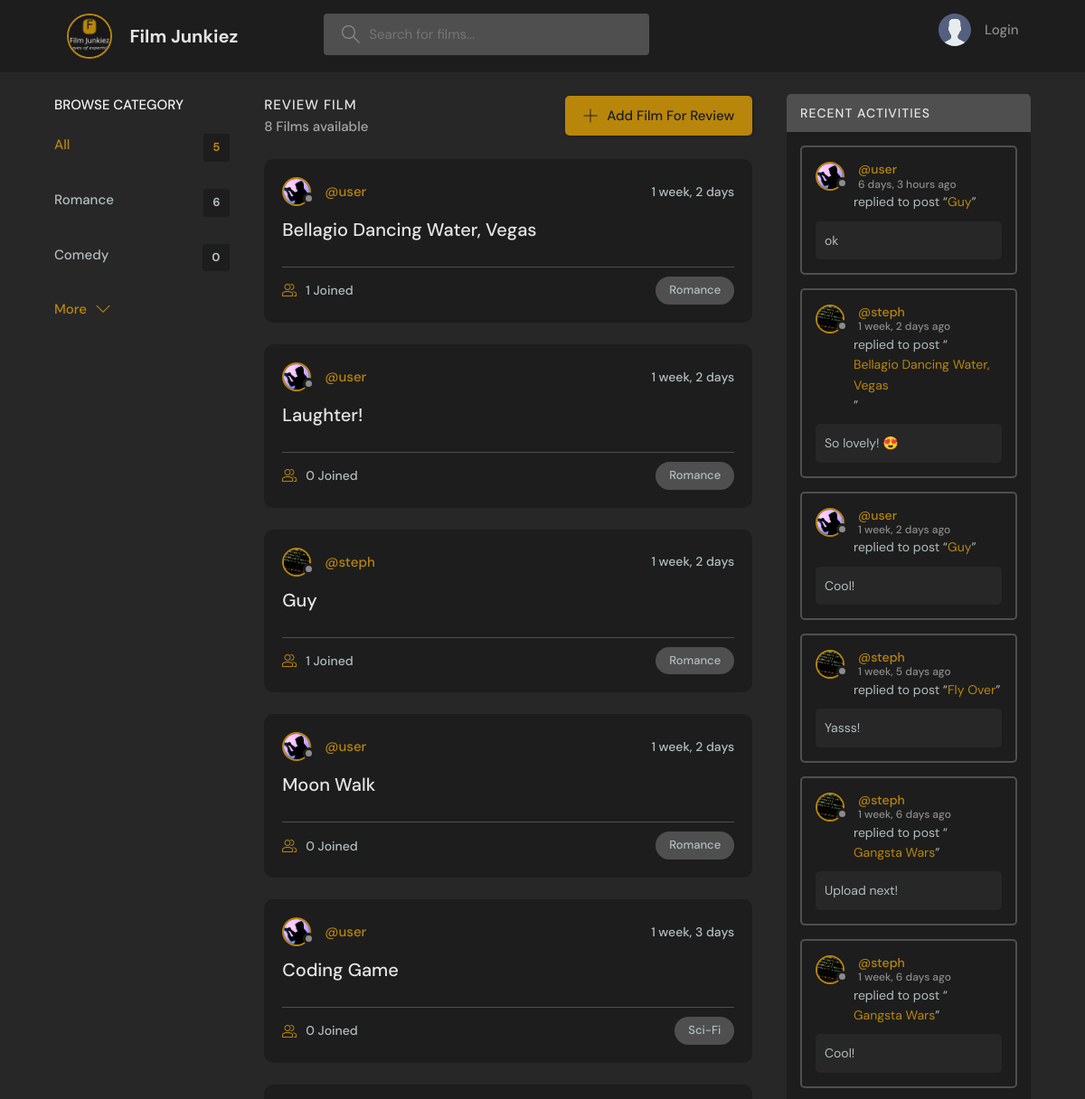
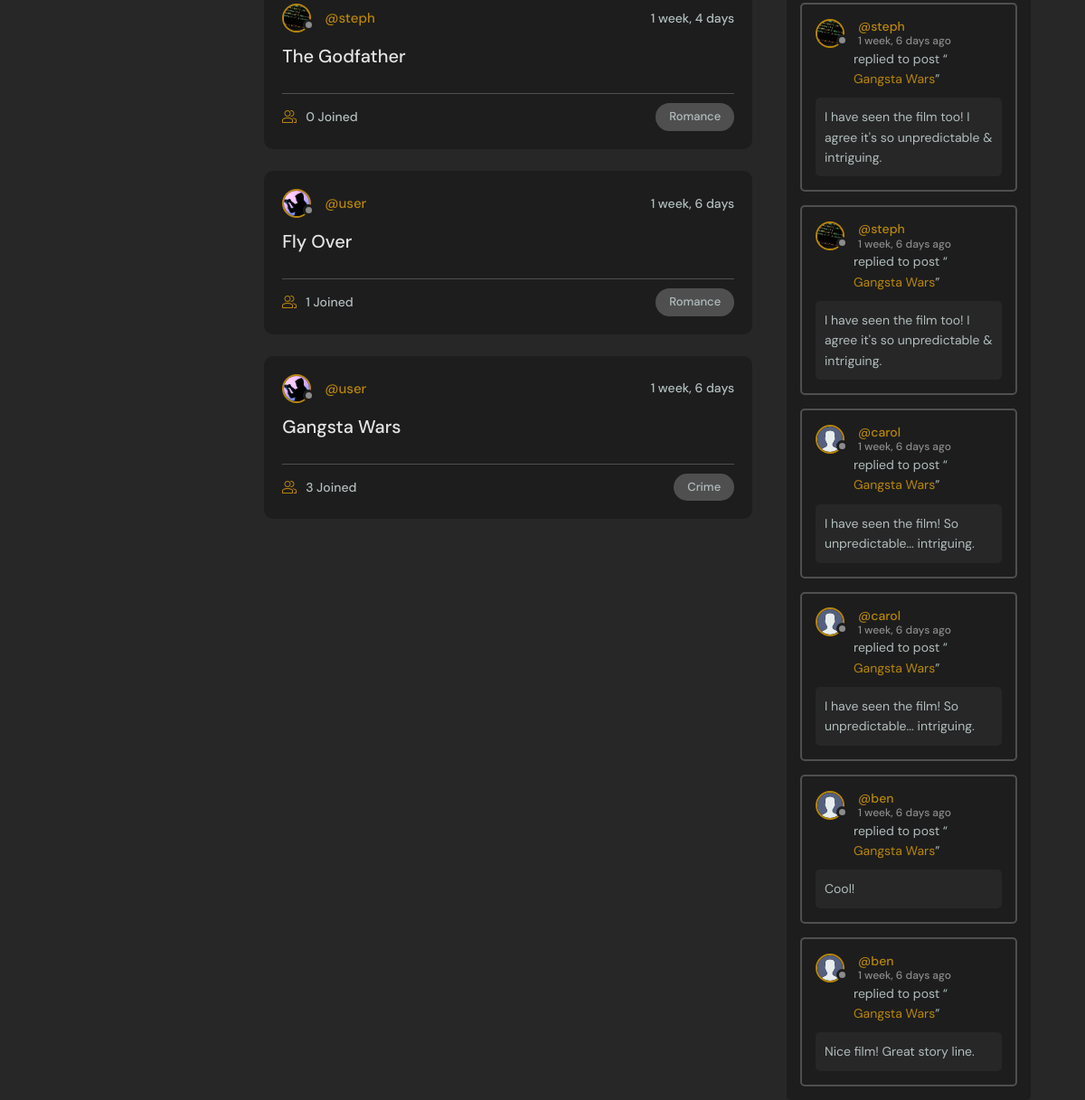
The page / on the database its author committed (2 pictures, top to bottom).
### base/models.py (models this page shows, shortened)
class Category(models.Model):
    title = models.CharField(max_length=200)

class Film(models.Model):
    host = models.ForeignKey(User, on_delete=models.SET_NULL, null=True)
    category = models.ForeignKey(Category, on_delete=models.SET_NULL, null=True)
    title = models.CharField(max_length=200)
    description = models.TextField(null=True, blank=True)
    director = models.CharField(max_length=200, default='Unknown')
    lead = models.CharField(max_length=200, default='Unknown')
    release_date = models.DateTimeField(null=True, blank=True)
    duration = models.IntegerField(null=True, blank=True)
    participants = models.ManyToManyField(User, related_name="participants", blank=True)
    updated = models.DateTimeField(auto_now=True)
    created = models.DateTimeField(auto_now_add=True)
    image = models.ImageField(blank=True, null=True, upload_to="film_img")
    video = models.FileField(blank=True, null=True, upload_to="film_videos", help_text="Upload an MP4 video file")
    average_rating = models.FloatField(null=True, blank=True)
    class Meta:
        ordering = ["-updated", "-created"]
    def __str__(self) -> str:
        return self.title
    if image is True:
        def save(self, *args, **kwargs):
            super().save()
            img = ImageOps.contain(Image.open(self.image.path), (200, 200), method=3)
            img.save(self.image.path)
            if not self.pk and self.video:
                pass
            super().save(*args, **kwargs)

class User(AbstractUser):
    name = models.CharField(max_length=200, null=True)
    email = models.EmailField(unique=True, null=True)
    bio = models.TextField(null=True)
    avatar = models.ImageField(null=True, default="avatar.svg")
    USERNAME_FIELD = 'email'
    REQUIRED_FIELDS = ['username']

class Review(models.Model):
    user = models.ForeignKey(User, on_delete=models.CASCADE)
    film = models.ForeignKey(Film, on_delete=models.CASCADE)
    rating = models.PositiveSmallIntegerField(
        validators=[MinValueValidator(0), MaxValueValidator(5)],
    null=True, blank=True)
    body = models.TextField()
    updated = models.DateTimeField(auto_now=True)
    created = models.DateTimeField(auto_now_add=True)
    class Meta:
        ordering = ["-updated", "-created"]

### base/views.py (the view)
# urls.py: path("", views.home, name="home"),
def home(request):
    q = request.GET.get("q") if request.GET.get("q") != None else "" # The line below makes this search query a bit more concise, by using the second argument, "", to specify the default value to use if "q" is not present in the URL.
    films = Film.objects.filter(
        Q(category__title__icontains=q) |
        Q(title__icontains=q) |
        Q(description__icontains=q)
        ) # We then provide the film queryset with q, which is the search. Remember queryset is the way of retirving data from the database
    categories = Category.objects.all()#[:3]
    film_count = films.count()
    film_reviews = Review.objects.filter(Q(film__category__title__icontains=q))
    context = {
        "films": films,
        "categories": categories,
        "film_count": film_count,
        "film_reviews": film_reviews
    }
    return render(request, "base/home.html", context)

### base/templates/base/home.html (shortened to what this page needs)
{% extends "main.html" %}
{% block content %}
<main class="layout layout--3">
  <div class="container">
    {% include "base/categories_component.html" %}
    <div class="filmList">
      <div class="filmList__header">
        <div>
          <h2>Review Film</h2>
          {% if film_count != 1 %}
          <p>{{film_count}} Films available</p>
          {% else %}
            <p>{{film_count}} Film available</p>
          {% endif %}
        </div>
        <a class="btn btn--main" href="{% url 'create-film' %}">
          <svg version="1.1" xmlns="http://www.w3.org/2000/svg" width="32" height="32" viewBox="0 0 32 32">
            <title>add</title>
            <path
              d="M16.943 0.943h-1.885v14.115h-14.115v1.885h14.115v14.115h1.885v-14.115h14.115v-1.885h-14.115v-14.115z"
            ></path>
          </svg>
          Add Film For Review
        </a>
      </div>
      {% include 'base/feed_component.html' %}
    </div>
      {% include "base/activity_component.html" %}
  </div>
</main>
{% endblock %}

### base/templates/base/categories_component.html
<div class="categories">
    <div class="categories__header">
      <h2>Browse Category</h2>
    </div>
    <ul class="categories__list">
      <li>
        <a href="{% url 'home' %}" class="active">All <span>{{categories.count}}</span></a>
      </li>
      {% for category in categories|slice:":2" %}
      <li>
        <a href="{% url 'home' %}?q={{category.title}}">{{category.title}}<span>{{category.film_set.all.count}}</span></a>
      </li>
      {% endfor %}
    </ul>
    <a class="btn btn--link" href="{% url 'categories' %}" style="text-decoration: none;">
      More
      <svg version="1.1" xmlns="http://www.w3.org/2000/svg" width="32" height="32" viewBox="0 0 32 32">
        <title>chevron-down</title>
        <path d="M16 21l-13-13h-3l16 16 16-16h-3l-13 13z"></path>
      </svg>
    </a>
</div>

### base/templates/base/feed_component.html (shortened to what this page needs)
{% for film in films %}
<div class="filmListFilm">
    <div class="filmListFilm__header">
      {% if film.host.id %}
    <a href="{% url 'user-profile' film.host.id %}" class="filmListFilm__author">
      <div class="avatar avatar--small">
        <img src="{{film.host.avatar.url}}" />
      </div>
      <span>@{{film.host.username}}</span>
    </a>
  {% endif %}
      <div class="filmListFilm__actions">
        <span>{{film.created|timesince}}</span>
      </div>
    </div>
    <div class="filmListFilm__content">
        <a href="{% url 'film' film.id %}">{{film.title}}</a>
    </div>
    <div class="filmListFilm__meta">
      <a href="{% url 'film' film.id %}" class="filmListFilm__joined">
        {{film.participants.all.count}} Joined
      </a>
      <p class="filmListFilm__category">
       {{film.category.title}}
      </p>
    </div>
  </div>
{% endfor %}

### base/templates/base/activity_component.html (shortened to what this page needs)
<div class="activities">
    <div class="activities__header">
      <h2>Recent Activities</h2>
    </div>
    {% for review in film_reviews %}
    <div class="activities__box">
      <div class="activities__boxHeader filmListFilm__header">
        <a href="{% url 'user-profile' review.user.id %}" class="filmListFilm__author">
          <div class="avatar avatar--small">
            <img src="{{review.user.avatar.url}}" />
          </div>
          <div >
          <p>
            @{{review.user.username}}
            <span>{{review.created|timesince}} ago</span>
          </p>
          </div>
        </a>
      </div>
      <div class="activities__boxContent">
        <p>replied to post “<a href="{% url 'film' review.film.id %}">{{review.film}}</a>”</p>
        <div class="activities__boxFilmContent">{{review.body}}</div>
    </div>
    </div>
    {% endfor %}
</div>

### rows shown on the page
Category: title "Romance", film_set.all.count "6"
Category: title "Comedy", film_set.all.count "0"
Film: host.avatar (placeholder picture), host.username "user", created "1 week, 2 days", title "Bellagio Dancing Water, Vegas", participants.all.count "1", category "Romance"
Film: host.avatar (placeholder picture), host.username "user", created "1 week, 2 days", title "Laughter!", participants.all.count "0", category "Romance"
Film: host.avatar (picture), host.username "steph", created "1 week, 2 days", title "Guy", participants.all.count "1", category "Romance"
Film: host.avatar (placeholder picture), host.username "user", created "1 week, 2 days", title "Moon Walk", participants.all.count "0", category "Romance"
Film: host.avatar (placeholder picture), host.username "user", created "1 week, 3 days", title "Coding Game", participants.all.count "0", category "Sci-Fi"
Film: host.avatar (picture), host.username "steph", created "1 week, 4 days", title "The Godfather", participants.all.count "0", category "Romance"
Film: host.avatar (placeholder picture), host.username "user", created "1 week, 6 days", title "Fly Over", participants.all.count "1", category "Romance"
Film: host.avatar (placeholder picture), host.username "user", created "1 week, 6 days", title "Gangsta Wars", participants.all.count "3", category "Crime"
Review: user.avatar (placeholder picture), user.username "user", created "6 days, 3 hours", film "Guy", body "ok"
Review: user.avatar (picture), user.username "steph", created "1 week, 2 days", film "Bellagio Dancing Water, Vegas", body "So lovely! 😍"
Review: user.avatar (placeholder picture), user.username "user", created "1 week, 2 days", film "Guy", body "Cool!"
Review: user.avatar (picture), user.username "steph", created "1 week, 5 days", film "Fly Over", body "Yasss!"
Review: user.avatar (picture), user.username "steph", created "1 week, 6 days", film "Gangsta Wars", body "Upload next!"
Review: user.avatar (picture), user.username "steph", created "1 week, 6 days", film "Gangsta Wars", body "Cool!"
Review: user.avatar (picture), user.username "steph", created "1 week, 6 days", film "Gangsta Wars", body "I have seen the film too! I agree it's so unpredictable & intriguing."
Review: user.avatar (picture), user.username "steph", created "1 week, 6 days", film "Gangsta Wars", body "I have seen the film too! I agree it's so unpredictable & intriguing."
Review: user.avatar (placeholder picture), user.username "carol", created "1 week, 6 days", film "Gangsta Wars", body "I have seen the film! So unpredictable... intriguing."
Review: user.avatar (placeholder picture), user.username "carol", created "1 week, 6 days", film "Gangsta Wars", body "I have seen the film! So unpredictable... intriguing."
Review: user.avatar (placeholder picture), user.username "ben", created "1 week, 6 days", film "Gangsta Wars", body "Cool!"
Review: user.avatar (placeholder picture), user.username "ben", created "1 week, 6 days", film "Gangsta Wars", body "Nice film! Great story line."

### other values the page prints
{{ categories.count }} "5"
{{ film_count }} "8"
